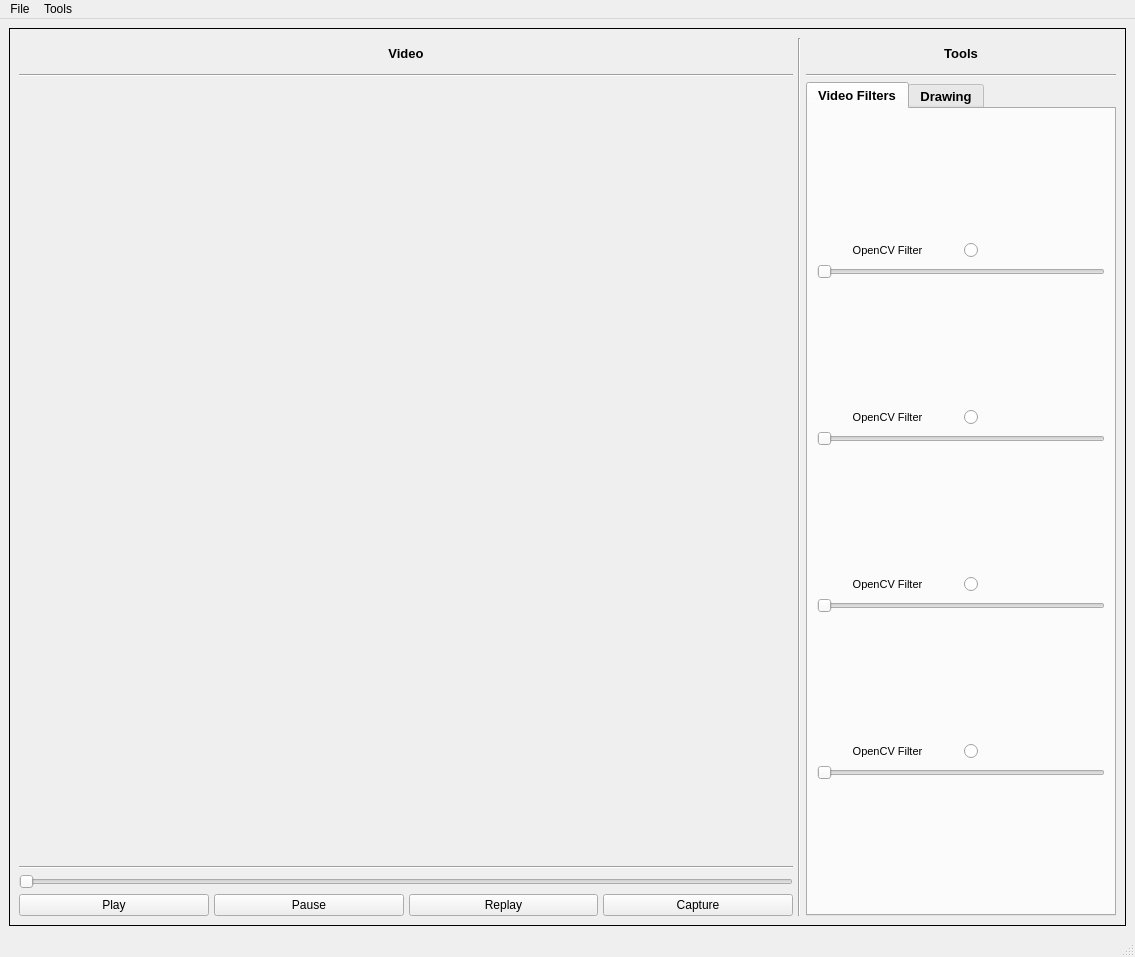
<?xml version="1.0" encoding="UTF-8"?>
<ui version="4.0">
 <class>MainWindow</class>
 <widget class="QMainWindow" name="MainWindow">
  <property name="enabled">
   <bool>true</bool>
  </property>
  <property name="geometry">
   <rect>
    <x>0</x>
    <y>0</y>
    <width>1135</width>
    <height>957</height>
   </rect>
  </property>
  <property name="windowTitle">
   <string>MainWindow</string>
  </property>
  <property name="iconSize">
   <size>
    <width>30</width>
    <height>30</height>
   </size>
  </property>
  <widget class="QWidget" name="centralwidget">
   <layout class="QVBoxLayout" name="verticalLayout">
    <item>
     <widget class="QFrame" name="horizontalFrame_2">
      <property name="mouseTracking">
       <bool>true</bool>
      </property>
      <property name="autoFillBackground">
       <bool>false</bool>
      </property>
      <property name="frameShape">
       <enum>QFrame::Box</enum>
      </property>
      <layout class="QHBoxLayout" name="horizontalLayout_2" stretch="10,0,4">
       <property name="spacing">
        <number>5</number>
       </property>
       <item>
        <layout class="QVBoxLayout" name="video_layout" stretch="1,0,25,0,0,0">
         <item>
          <widget class="QLabel" name="label">
           <property name="font">
            <font>
             <pointsize>10</pointsize>
             <weight>75</weight>
             <bold>true</bold>
            </font>
           </property>
           <property name="text">
            <string>Video</string>
           </property>
           <property name="alignment">
            <set>Qt::AlignCenter</set>
           </property>
          </widget>
         </item>
         <item>
          <widget class="Line" name="line_2">
           <property name="orientation">
            <enum>Qt::Horizontal</enum>
           </property>
          </widget>
         </item>
         <item>
          <widget class="QWidget" name="widget_2" native="true"/>
         </item>
         <item>
          <widget class="Line" name="line_3">
           <property name="orientation">
            <enum>Qt::Horizontal</enum>
           </property>
          </widget>
         </item>
         <item>
          <widget class="QSlider" name="video_slider">
           <property name="orientation">
            <enum>Qt::Horizontal</enum>
           </property>
          </widget>
         </item>
         <item>
          <layout class="QHBoxLayout" name="horizontalLayout">
           <item>
            <widget class="QPushButton" name="play">
             <property name="text">
              <string>Play</string>
             </property>
            </widget>
           </item>
           <item>
            <widget class="QPushButton" name="pause">
             <property name="text">
              <string>Pause</string>
             </property>
            </widget>
           </item>
           <item>
            <widget class="QPushButton" name="replay">
             <property name="text">
              <string>Replay</string>
             </property>
            </widget>
           </item>
           <item>
            <widget class="QPushButton" name="capture">
             <property name="text">
              <string>Capture</string>
             </property>
            </widget>
           </item>
          </layout>
         </item>
        </layout>
       </item>
       <item>
        <widget class="Line" name="line">
         <property name="orientation">
          <enum>Qt::Vertical</enum>
         </property>
        </widget>
       </item>
       <item>
        <layout class="QVBoxLayout" name="tool_layout" stretch="1,0,27">
         <item>
          <widget class="QLabel" name="tool_label">
           <property name="font">
            <font>
             <pointsize>10</pointsize>
             <weight>75</weight>
             <bold>true</bold>
            </font>
           </property>
           <property name="text">
            <string>Tools</string>
           </property>
           <property name="alignment">
            <set>Qt::AlignCenter</set>
           </property>
          </widget>
         </item>
         <item>
          <widget class="Line" name="line_4">
           <property name="orientation">
            <enum>Qt::Horizontal</enum>
           </property>
          </widget>
         </item>
         <item>
          <widget class="QTabWidget" name="tabWidget">
           <property name="font">
            <font>
             <pointsize>10</pointsize>
             <weight>75</weight>
             <bold>true</bold>
            </font>
           </property>
           <property name="layoutDirection">
            <enum>Qt::LeftToRight</enum>
           </property>
           <property name="currentIndex">
            <number>0</number>
           </property>
           <widget class="QWidget" name="video_filters">
            <attribute name="title">
             <string>Video Filters</string>
            </attribute>
            <layout class="QVBoxLayout" name="verticalLayout_3" stretch="0,0,0,0">
             <item>
              <layout class="QGridLayout" name="gridLayout" columnstretch="0,0">
               <item row="0" column="0">
                <widget class="QLabel" name="label_2">
                 <property name="font">
                  <font>
                   <pointsize>8</pointsize>
                   <weight>50</weight>
                   <bold>false</bold>
                  </font>
                 </property>
                 <property name="text">
                  <string>OpenCV Filter</string>
                 </property>
                 <property name="alignment">
                  <set>Qt::AlignCenter</set>
                 </property>
                </widget>
               </item>
               <item row="0" column="1">
                <widget class="QRadioButton" name="radioButton">
                 <property name="text">
                  <string/>
                 </property>
                </widget>
               </item>
               <item row="1" column="0" colspan="2">
                <widget class="QSlider" name="horizontalSlider">
                 <property name="orientation">
                  <enum>Qt::Horizontal</enum>
                 </property>
                </widget>
               </item>
              </layout>
             </item>
             <item>
              <layout class="QGridLayout" name="gridLayout_3" columnstretch="0,0">
               <item row="0" column="0">
                <widget class="QLabel" name="label_3">
                 <property name="font">
                  <font>
                   <pointsize>8</pointsize>
                   <weight>50</weight>
                   <bold>false</bold>
                  </font>
                 </property>
                 <property name="text">
                  <string>OpenCV Filter</string>
                 </property>
                 <property name="alignment">
                  <set>Qt::AlignCenter</set>
                 </property>
                </widget>
               </item>
               <item row="0" column="1">
                <widget class="QRadioButton" name="radioButton_2">
                 <property name="text">
                  <string/>
                 </property>
                </widget>
               </item>
               <item row="1" column="0" colspan="2">
                <widget class="QSlider" name="horizontalSlider_2">
                 <property name="orientation">
                  <enum>Qt::Horizontal</enum>
                 </property>
                </widget>
               </item>
              </layout>
             </item>
             <item>
              <layout class="QGridLayout" name="gridLayout_4" columnstretch="0,0">
               <item row="0" column="0">
                <widget class="QLabel" name="label_4">
                 <property name="font">
                  <font>
                   <pointsize>8</pointsize>
                   <weight>50</weight>
                   <bold>false</bold>
                  </font>
                 </property>
                 <property name="text">
                  <string>OpenCV Filter</string>
                 </property>
                 <property name="alignment">
                  <set>Qt::AlignCenter</set>
                 </property>
                </widget>
               </item>
               <item row="0" column="1">
                <widget class="QRadioButton" name="radioButton_3">
                 <property name="text">
                  <string/>
                 </property>
                </widget>
               </item>
               <item row="1" column="0" colspan="2">
                <widget class="QSlider" name="horizontalSlider_3">
                 <property name="orientation">
                  <enum>Qt::Horizontal</enum>
                 </property>
                </widget>
               </item>
              </layout>
             </item>
             <item>
              <layout class="QGridLayout" name="gridLayout_5" columnstretch="0,0">
               <item row="0" column="0">
                <widget class="QLabel" name="label_5">
                 <property name="font">
                  <font>
                   <pointsize>8</pointsize>
                   <weight>50</weight>
                   <bold>false</bold>
                  </font>
                 </property>
                 <property name="text">
                  <string>OpenCV Filter</string>
                 </property>
                 <property name="alignment">
                  <set>Qt::AlignCenter</set>
                 </property>
                </widget>
               </item>
               <item row="0" column="1">
                <widget class="QRadioButton" name="radioButton_4">
                 <property name="text">
                  <string/>
                 </property>
                </widget>
               </item>
               <item row="1" column="0" colspan="2">
                <widget class="QSlider" name="horizontalSlider_4">
                 <property name="orientation">
                  <enum>Qt::Horizontal</enum>
                 </property>
                </widget>
               </item>
              </layout>
             </item>
            </layout>
           </widget>
           <widget class="QWidget" name="drawing">
            <attribute name="title">
             <string>Drawing</string>
            </attribute>
            <layout class="QVBoxLayout" name="verticalLayout_2">
             <item>
              <layout class="QGridLayout" name="gridLayout_2"/>
             </item>
            </layout>
           </widget>
          </widget>
         </item>
        </layout>
       </item>
      </layout>
     </widget>
    </item>
   </layout>
  </widget>
  <widget class="QMenuBar" name="menubar">
   <property name="geometry">
    <rect>
     <x>0</x>
     <y>0</y>
     <width>1135</width>
     <height>26</height>
    </rect>
   </property>
   <widget class="QMenu" name="menuFile">
    <property name="title">
     <string>File</string>
    </property>
   </widget>
   <widget class="QMenu" name="menuTools">
    <property name="title">
     <string>Tools</string>
    </property>
   </widget>
   <addaction name="menuFile"/>
   <addaction name="menuTools"/>
  </widget>
  <widget class="QStatusBar" name="statusbar"/>
 </widget>
 <resources/>
 <connections/>
</ui>
